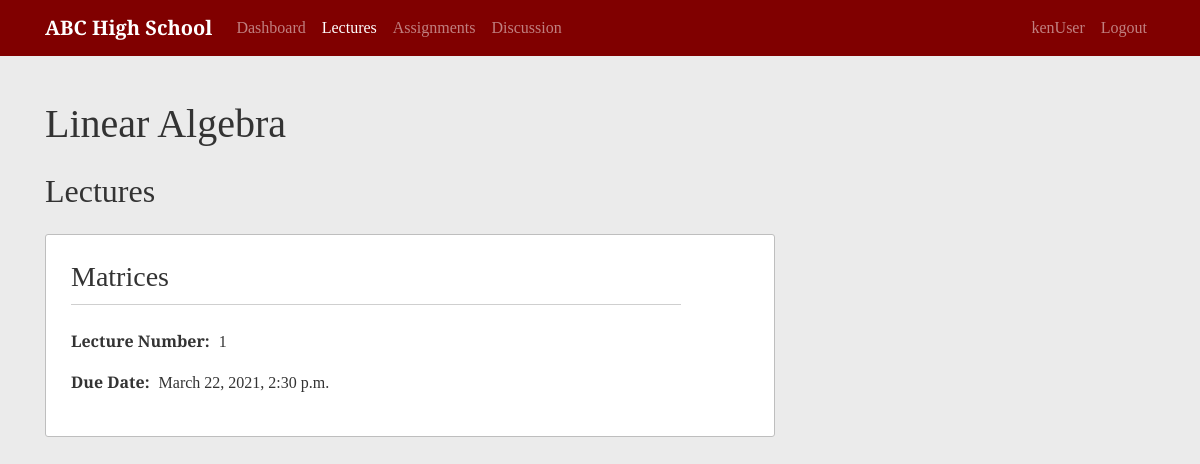
The page /course/3/lectures/ (signed in) on the database as committed earlier.
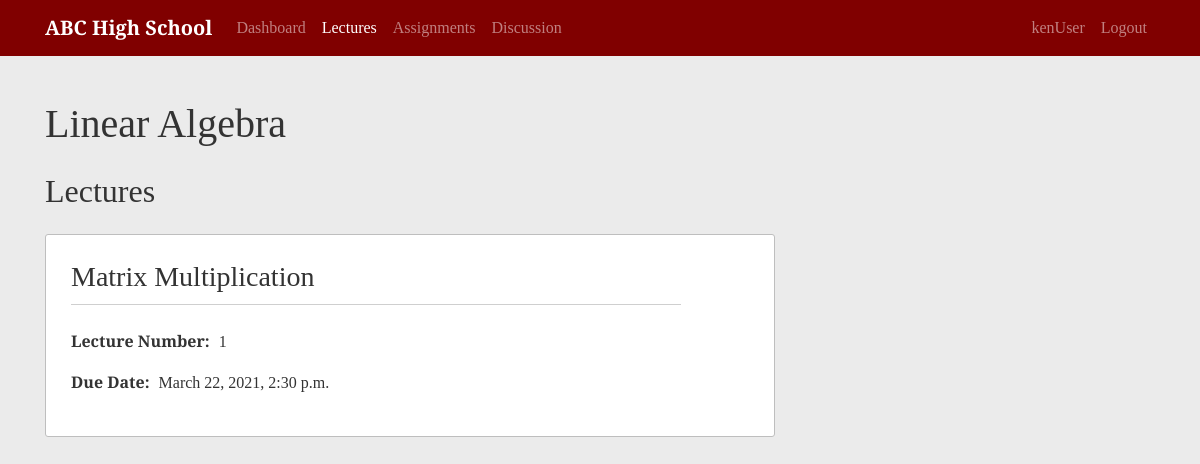
The same page on the database as committed later.
### school/models.py (models this page shows, shortened)
class Lecture(models.Model):
    lecture_title = models.CharField(max_length=255, blank=True)
    course = models.ForeignKey(Course, on_delete=models.CASCADE)
    due_date = models.DateTimeField()
    lecture_number = models.PositiveIntegerField()
    content = models.FileField(upload_to='file_uploads', null=True)
    class Meta:
        unique_together = ['course', 'lecture_number']

### school/views.py (the view, shortened to what this page needs)
# urls.py: path('course/<int:course_id>/lectures/', LectureListView.as_view(), name='lecture-list'),
class LectureListView(LoginRequiredMixin, UserPassesTestMixin, ListView):
    model = Lecture
    template_name = 'school/lecture.html'
    context_object_name = 'lectures'
    def get_queryset(self):
        user = self.request.user
        queryset = {}
        course = get_object_or_404(Course, id=self.kwargs.get('course_id'))
        instructor = Instructor.objects.filter(user=user).first()
        queryset['lecture_list']= Lecture.objects.filter(course=course)
        queryset['course'] = course
        queryset['instructor'] = instructor
        return queryset
    def test_func(self):
        user = self.request.user
        student = Student.objects.filter(user=user).first()
        course_id = self.kwargs.get('course_id')
        course = get_object_or_404(Course, id=self.kwargs.get('course_id'))
        if student:
            if EnrolledIn.objects.filter(student=student, course=course_id).exists():
                return True
            if AssistsIn.objects.filter(student=student, course=course_id).exists():
                return True

### school/templates/school/lecture.html (shortened to what this page needs)
{% extends "school/course.html" %}
{% block content %}
<h1 class="mb-4">{{lectures.course.course_name}}</h1>
  {% if not lectures.lecture_list %}
    <p class="lead">Lectures have not been posted</p>
    {% else %}
    <h2 class="mb-4">Lectures</h2>
    {% for lecture in lectures.lecture_list %}
      <article class="content-section">
        <h3 class="content-title"><a class="title-link" href="{% url 'lecture-detail' view.kwargs.course_id lecture.id %}">{{ lecture.lecture_title }}</a></h3>
        <p>
          <span class="data-title">Lecture Number:</span>
          <span class="data-content">{{ lecture.lecture_number }}</span>
        </p>
        <p>
          <span class="data-title">Due Date:</span>
          <span class="data-content">{{ lecture.due_date }}</span>
        </p>
      </article>
    {% endfor %}
  {% endif %}
  {% endblock content %}

Rows that differ between the two databases and show on the page:
changed Lecture: lecture_title "Matrices" → "Matrix Multiplication"
